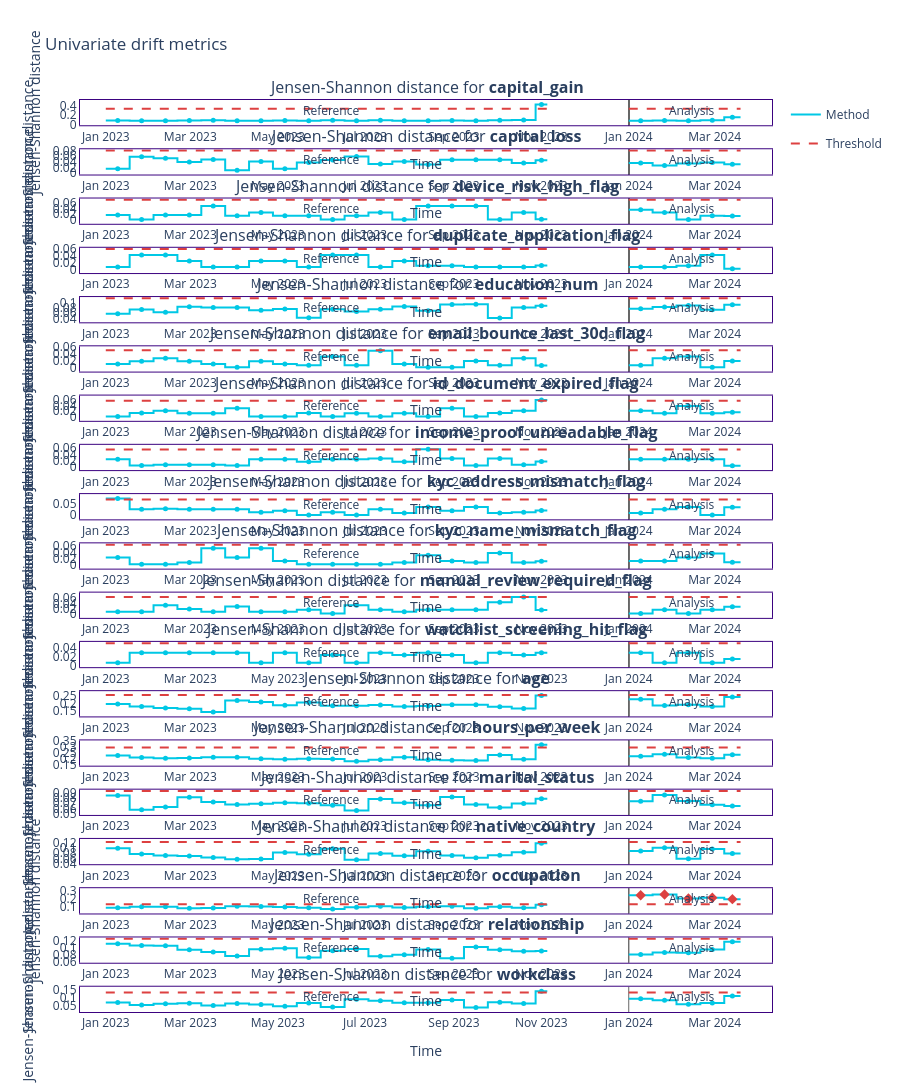

Notebook source saved alongside this figure:
### Markdown cell above
---
## 7. Univariate Drift Detection <a id='7-univariate'></a>

NannyML tests each feature independently:
- **Continuous features:** Kolmogorov-Smirnov test (distribution shape)
- **Categorical features:** Chi-squared test (category proportions)

The output is a p-value and an `alert` flag per chunk per feature. **Important caveat:** univariate tests can miss multivariate drift — e.g., if feature A and feature B individually look fine but their correlation structure has changed. That's why we run multivariate detection too.

### Code cell
univariate_calc = nml.UnivariateDriftCalculator(
    column_names=feature_cols,
    timestamp_column_name="timestamp",
    chunk_size=CHUNK_SIZE,
)
univariate_calc.fit(reference_df)
univariate_results = univariate_calc.calculate(analysis_df)

univariate_fig = univariate_results.plot(kind="drift")
univariate_fig.show()

# Summarise which features drifted
# Use positional access to avoid pandas tuple-key ambiguity
results_uv = univariate_results.filter(period="analysis").to_df()
cols_list = list(results_uv.columns)
alert_cols = list(dict.fromkeys(
    c[0] for i, c in enumerate(cols_list)
    if isinstance(c, tuple) and c[-1] == "alert" and c[0] in feature_cols
    and results_uv.iloc[:, i].any()
))
print(f"Drifted features ({len(alert_cols)} / {len(feature_cols)}): {alert_cols or 'none'}")
